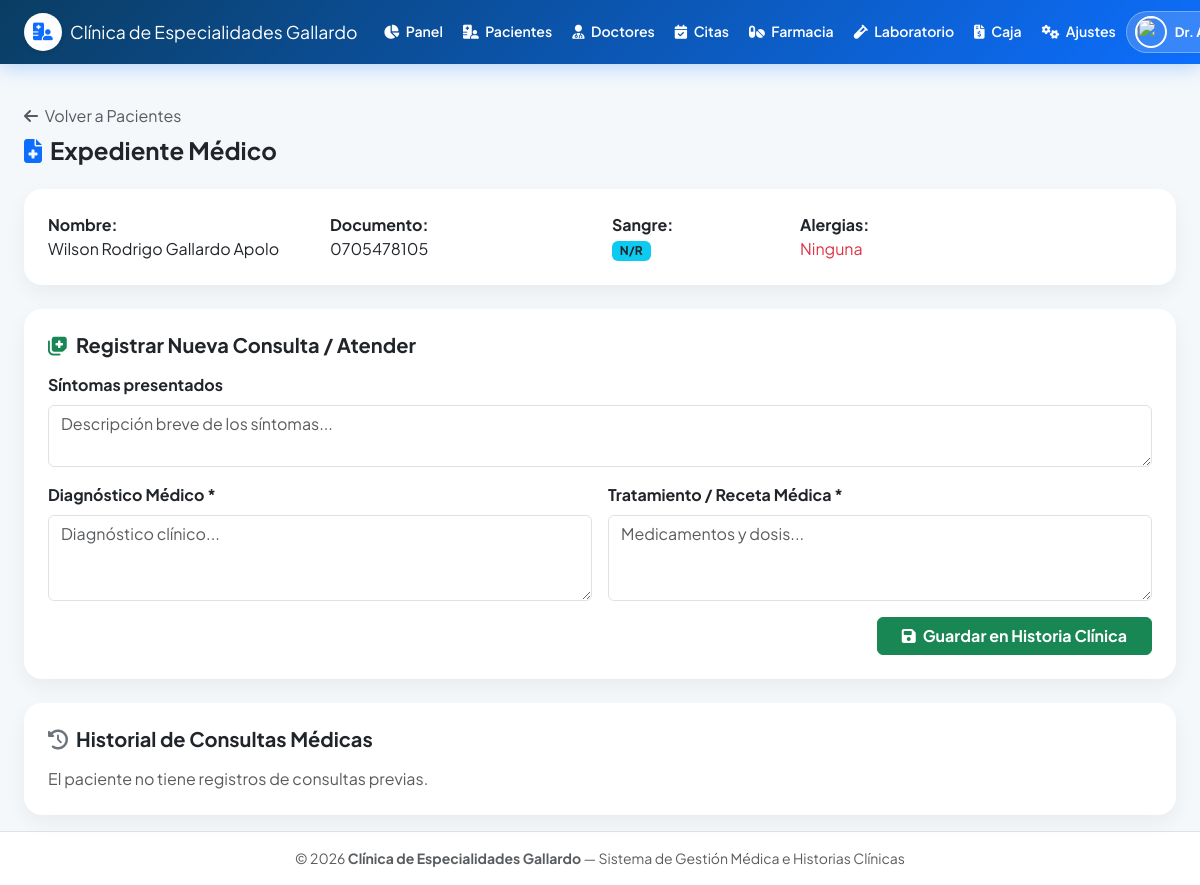
Page /historia.php?paciente_id=1&cita_id=1 (signed in) on the committed database.
### tables this page shows
CREATE TABLE configuracion (
            clave TEXT PRIMARY KEY,
            valor TEXT
        );

CREATE TABLE pacientes (
            id INTEGER PRIMARY KEY AUTOINCREMENT,
            documento TEXT UNIQUE NOT NULL,
            nombre TEXT NOT NULL,
            telefono TEXT,
            email TEXT,
            fecha_nacimiento DATE,
            sangre TEXT,
            alergias TEXT
        );

### config/database.php (called while the page is built, shortened)
<?php
class Database {
    private static $pdo = null;
    private static $dbFile = __DIR__ . '/citas_medicas.db';
    public static function connect() {
        if (self::$pdo !== null) {
            return self::$pdo;
        }
        try {
            self::$pdo = new PDO("sqlite:" . self::$dbFile);
            self::$pdo->setAttribute(PDO::ATTR_ERRMODE, PDO::ERRMODE_EXCEPTION);
            self::$pdo->setAttribute(PDO::ATTR_DEFAULT_FETCH_MODE, PDO::FETCH_ASSOC);
            self::$pdo->exec("PRAGMA busy_timeout = 5000;");
            return self::$pdo;
        } catch (PDOException $e) {
            die("Error al conectar con la base de datos: " . $e->getMessage());
        }
    }
    public static function getConfig($clave) {
        try {
            $pdo = self::connect();
            $stmt = $pdo->prepare("SELECT valor FROM configuracion WHERE clave = ?");
            $stmt->execute([$clave]);
            $res = $stmt->fetch();
            return $res ? $res['valor'] : '';
        } catch (Exception $e) {
            return '';
        }
    }
}

### historia.php (the view, shortened to what this page needs)
<?php
require_once 'config/database.php';
require_once 'includes/header.php';
$pdo = Database::connect();
$paciente_id = $_GET['paciente_id'] ?? null;
$stmtP = $pdo->prepare("SELECT * FROM pacientes WHERE id = ?");
$stmtP->execute([$paciente_id]);
$paciente = $stmtP->fetch();
$stmtH = $pdo->prepare("SELECT * FROM historias_clinicas WHERE paciente_id = ? ORDER BY fecha DESC");
$stmtH->execute([$paciente_id]);
$consultasAnteriores = $stmtH->fetchAll();
?>
<div class="mb-4">
    <a href="pacientes.php" class="text-decoration-none text-muted"><i class="fa-solid fa-arrow-left me-1"></i> Volver a Pacientes</a>
    <h4 class="fw-bold mt-2"><i class="fa-solid fa-file-medical text-primary me-2"></i>Expediente Médico</h4>
</div>
<div class="card card-custom p-4 bg-white mb-4">
    <div class="row">
        <div class="col-md-3"><strong>Nombre:</strong> <br><?= htmlspecialchars($paciente['nombre']) ?></div>
        <div class="col-md-3"><strong>Documento:</strong> <br><?= htmlspecialchars($paciente['documento']) ?></div>
        <div class="col-md-2"><strong>Sangre:</strong> <br><span class="badge bg-info text-dark"><?= htmlspecialchars($paciente['sangre'] ?: 'N/R') ?></span></div>
        <div class="col-md-4"><strong>Alergias:</strong> <br><span class="text-danger"><?= htmlspecialchars($paciente['alergias'] ?: 'Ninguna') ?></span></div>
    </div>
</div>
<div class="card card-custom p-4 bg-white mb-4">
    <h5 class="fw-bold mb-3"><i class="fa-solid fa-notes-medical text-success me-2"></i>Registrar Nueva Consulta / Atender</h5>
    <form method="POST">
        <div class="row g-3">
            <div class="col-md-12">
                <label class="form-label fw-bold">Síntomas presentados</label>
                <textarea name="sintomas" class="form-control" rows="2" placeholder="Descripción breve de los síntomas..." required></textarea>
            </div>
            <div class="col-md-6">
                <label class="form-label fw-bold">Diagnóstico Médico *</label>
                <textarea name="diagnostico" class="form-control" rows="3" placeholder="Diagnóstico clínico..." required></textarea>
            </div>
            <div class="col-md-6">
                <label class="form-label fw-bold">Tratamiento / Receta Médica *</label>
                <textarea name="tratamiento" class="form-control" rows="3" placeholder="Medicamentos y dosis..." required></textarea>
            </div>
            <div class="col-12 text-end">
                <button type="submit" name="guardar_consulta" class="btn btn-success px-4 fw-bold">
                    <i class="fa-solid fa-floppy-disk me-1"></i> Guardar en Historia Clínica
                </button>
            </div>
        </div>
    </form>
</div>
<div class="card card-custom p-4 bg-white">
    <h5 class="fw-bold mb-3"><i class="fa-solid fa-clock-rotate-left me-2 text-secondary"></i>Historial de Consultas Médicas</h5>
    <?php if (empty($consultasAnteriores)): ?>
        <p class="text-muted mb-0">El paciente no tiene registros de consultas previas.</p>
    <?php endif; ?>
</div>
<?php require_once 'includes/footer.php'; ?>

### includes/header.php (shortened to what this page needs)
<?php
require_once __DIR__ . '/../config/database.php';
$nombre_clinica = 'Clínica Gallardo';
$foto_usuario = $_SESSION['usuario_foto'] ?? '';
try {
    $nombre_clinica = Database::getConfig('nombre_clinica') ?: $nombre_clinica;
} catch (Exception $e) {}
?>
<!DOCTYPE html>
<html lang="es">
<head>
    <link href="https://cdn.jsdelivr.net/npm/bootstrap@5.3.2/dist/css/bootstrap.min.css" rel="stylesheet">
    <link rel="stylesheet" href="https://cdnjs.cloudflare.com/ajax/libs/font-awesome/6.4.2/css/all.min.css">
</head>
<body>
<?php if (isset($_SESSION['usuario_id'])): ?>
<nav class="navbar navbar-expand-xl navbar-dark navbar-custom mb-4">
    <div class="container-fluid px-3 px-lg-4">
        <a class="navbar-brand d-flex align-items-center fw-extrabold me-3" href="dashboard.php">
            <span class="bg-white text-primary rounded-circle me-2 d-inline-flex align-items-center justify-content-center shadow-sm" style="width:38px; height:38px;">
                <i class="fa-solid fa-hospital-user text-primary"></i>
            </span>
            <span class="d-none d-sm-inline"><?= htmlspecialchars($nombre_clinica) ?></span>
        </a>
        <div class="collapse navbar-collapse" id="navbarNav">
            <ul class="navbar-nav me-auto mb-2 mb-xl-0 align-items-xl-center">
                <li class="nav-item">
                    <a class="nav-link text-white" href="dashboard.php"><i class="fa-solid fa-chart-pie me-1"></i> Panel</a>
                </li>
                <li class="nav-item">
                    <a class="nav-link text-white" href="pacientes.php"><i class="fa-solid fa-hospital-user me-1"></i> Pacientes</a>
                </li>
                <li class="nav-item">
                    <a class="nav-link text-white" href="doctores.php"><i class="fa-solid fa-user-doctor me-1"></i> Doctores</a>
                </li>
                <li class="nav-item">
                    <a class="nav-link text-white" href="citas.php"><i class="fa-solid fa-calendar-check me-1"></i> Citas</a>
                </li>
                <li class="nav-item">
                    <a class="nav-link text-white" href="farmacia.php"><i class="fa-solid fa-pills me-1"></i> Farmacia</a>
                </li>
                <li class="nav-item">
                    <a class="nav-link text-white" href="laboratorio.php"><i class="fa-solid fa-vial me-1"></i> Laboratorio</a>
                </li>
                <li class="nav-item">
                    <a class="nav-link text-white" href="facturacion.php"><i class="fa-solid fa-file-invoice-dollar me-1"></i> Caja</a>
                </li>
                <li class="nav-item">
                    <a class="nav-link text-white" href="configuracion.php"><i class="fa-solid fa-gears me-1"></i> Ajustes</a>
                </li>
            </ul>
            <div class="d-flex align-items-center flex-wrap gap-2 mt-2 mt-xl-0 flex-shrink-0">
                <div class="user-chip text-white rounded-pill px-2 py-1 d-flex align-items-center">
                    <?php if ($foto_usuario): ?>
                        <img src="<?= htmlspecialchars($foto_usuario) ?>" class="user-avatar-nav me-2">
                    <?php else: ?>
                        <span class="bg-white text-primary rounded-circle d-inline-flex align-items-center justify-content-center me-2" style="width:28px; height:28px; font-size:12px;">
                            <i class="fa-solid fa-user-doctor"></i>
                        </span>
                    <?php endif; ?>
                    <span class="fw-bold pe-2"><?= htmlspecialchars($_SESSION['usuario_nombre'] ?? 'Usuario') ?></span>
                </div>
            </div>
        </div>
    </div>
</nav>
<?php endif; ?>
<main class="container-fluid px-3 px-lg-4 my-3">

### includes/footer.php (shortened to what this page needs)
</main>
<footer class="text-center py-3 text-muted small mt-auto border-top bg-white">
    <div class="container-fluid">
        © <?= date('Y') ?> <strong><?= htmlspecialchars($nombre_clinica ?? 'Clínica Gallardo') ?></strong> — Sistema de Gestión Médica e Historias Clínicas
    </div>
</footer>
</body>
</html>

### includes/header.php (style rules this page uses)
html, body { max-width: 100%; overflow-x: hidden; }
body { background: #f4f8fb; font-family: 'Plus Jakarta Sans', sans-serif; min-height: 100vh; display: flex; flex-direction: column; }
.navbar-custom { background: linear-gradient(135deg, #0a3d62 0%, #0d6efd 100%); box-shadow: 0 4px 18px rgba(13, 110, 253, 0.25); padding-top: 8px; padding-bottom: 8px; }
.navbar-brand { font-size: 1.1rem; white-space: nowrap; }
.nav-link { font-size: 0.88rem; font-weight: 600; padding-left: 10px !important; padding-right: 10px !important; white-space: nowrap; transition: all 0.2s ease-in-out; }
.card-custom { border-radius: 18px; box-shadow: 0 8px 20px rgba(0,0,0,0.05); border: none; }
main { flex: 1; }
.user-avatar-nav { width: 32px; height: 32px; border-radius: 50%; object-fit: cover; border: 2px solid white; }
.user-chip { background: rgba(255, 255, 255, 0.18); border: 1px solid rgba(255, 255, 255, 0.3); backdrop-filter: blur(6px); font-size: 0.82rem; }

### rows in the picture
configuracion: valor "Clínica de Especialidades Gallardo"
pacientes: nombre "Wilson Rodrigo Gallardo Apolo", documento "0705478105", sangre "N/R", alergias "Ninguna"

### other values in the picture
$_SESSION['usuario_nombre'] "Dr.…"
